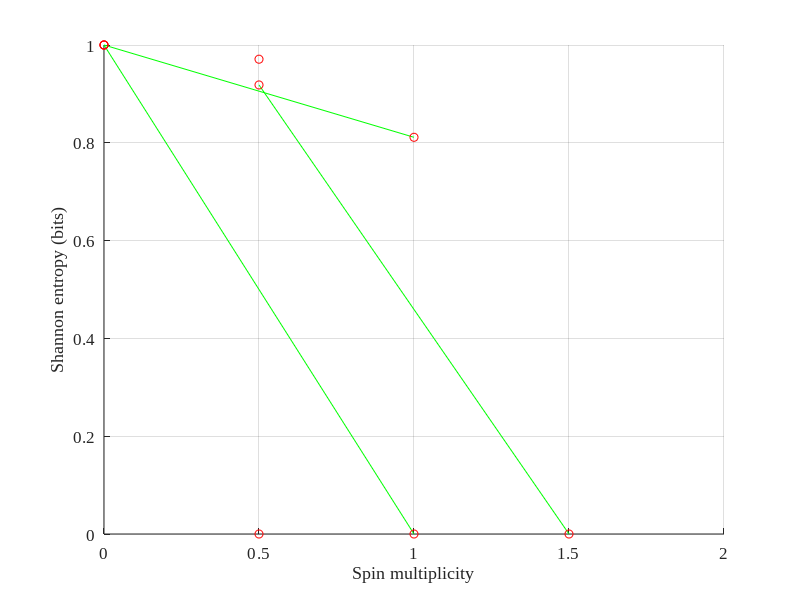

The MATLAB source for this figure:
clear all

% Matlab script to populate electron orbitals following Hund rule.
% Based on the second law of information dynamics disclosed in
% https://pubs.aip.org/aip/adv/article/13/10/105308/2915332/The-second-law-of-infodynamics-and-its
% It clearly demonstartes the evolution of information that takes place since Big-Bang. 

% (c) Szymon Lukaszyk
% licensed under MIT License
% email: szymon@patent.pl
% History
% v1: 16.10.2023

%                                                  s, p, d,  f
Nmax=6;    % maximum number of orbital electrons, 2, 6, 10, 14,... 
nos = Nmax/2; % number of "steps"

% create blank configuration of a population left col (+1), right col (-1)
conf = zeros(nos, 2);
conf(:,1) = 1;
conf(:,2) =-1;

% create all binary sequences (strings)
lcols_str=dec2bin(2^nos-1:-1:0);

lcols = zeros(2^nos,nos);
rcols = lcols;

for r=1:2^nos
  for c=1:nos
    if str2num(lcols_str(r,c)) == 1
      lcols(r,c) = 1;
      rcols(r,c) =-1;      
    end
  end
end

%lcols
%rcols

% phase 0 - create all possible populations
idx=0;
for l=1:(2^nos)-1
  for r=1:2^nos
      idx = idx+1;
      confN{idx} = [lcols(l,:); rcols(r,:)];
  end
end  
disp('create all possible populations')
for k=1:idx
  confN{k}
end  

% remove unphysical situations
% move them from confN to confN1 using idx1
block=0; % for Nmax=2
for col = 1:nos-1;
  idx1=0;
  for k=1:idx
    % 1st check
    if ((confN{k}(1,col) == 0 && confN{k}(1,col+1) ==  1) ...
     || (confN{k}(2,col) == 0 && confN{k}(2,col+1) == -1))
        % 2nd check
        if ~((confN{k}(1,col) ==  1 && confN{k}(1,col+1) ==  0) ...
          && (confN{k}(2,col) ==  0 && confN{k}(2,col+1) == -1))
            idx1 = idx1 + 1;
            block(col,idx1) = k;
        end
    end
  end
end

block

idx1=0;
for k=1:idx
  if ~ismember(k, block)
    idx1 = idx1 + 1;
    confN1{idx1} = confN{k};
  end
end  

disp('after removing unphysical situations')
for k=1:idx1
  confN1{k}
end  
size(confN1)

% remove negative s
% move them from confN1 to confN2 using idx
idx = 0;
for k=1:idx1
  if sum(sum(confN1{k})) >= 0
    idx = idx + 1;
    confN2{idx} = confN1{k};
  end
end

disp('after removing negative s')
for k=1:idx
  confN2{k}
end  
size(confN2)

% calculate Shanon entropy
for k=1:idx
  N =0;  % all electrons
  Np=0;  %  1 electrons
  Nn=0;  % -1 electrons  
  for s=1:nos
    if confN2{k}(1,s) == 1
      N = N+1;
      Np= Np+1;
    end   
    if confN2{k}(2,s) == -1
      N = N+1;
      Nn= Nn+1;
    end   
  end
  pp = Np/N;
  pn = Nn/N;  
  H  = 0;
  if pp ~= 0
    H = H + pp*log2(1/pp); %bits
    %H = H + pp*log(1/pp); %nats   
  end  
  if pn ~= 0   
    H = H + pn*log2(1/pn); %bits
    %H = H + pn*log(1/pn); %nats   
  end
  HH(k,1) = (Np-Nn)/2;% spin
  HH(k,2) = H;        % entropy
  HH(k,3) = N;        % number of electrons
end  
sz=size(HH)

% this is Melvin configuration
HH = sortrows(HH,3)
nel = 1;
cidx=0;
cile=0;    
k=1;
while k <= size(HH,1)
  if ismember(nel, HH(k,3) )
    cidx = cidx+1;
    k = k+1;
  else
    cile(nel) = cidx;
    nel = nel+1;
    cidx= 0;
  end
end
cile(length(cile)+1)=1;    
    
cile    
sum(cile)
    
% remove duplicate entries having the same spin and entropy
HH = unique(HH,'rows');
HH = sortrows(HH,3)

figure
hold on
grid on
nel = 1;
tidx=0;
k=1;
while k <= size(HH,1)
  if ismember(nel, HH(k,3) )
    tidx= tidx+1;  
    Htp(tidx, 1) = HH(k,1);  
    Htp(tidx, 2) = HH(k,2);
    k = k+1;
  else
    plot( Htp(:,1), Htp(:,2), 'g-' )
    plot( Htp(:,1), Htp(:,2), 'ro' )    
    ile(nel) = tidx;
    nel = nel+1;
    clear Htp;
    tidx= 0;
  end
end
plot( Htp(:,1), Htp(:,2), 'g-' ) %plot last set ????
plot( Htp(:,1), Htp(:,2), 'ro' ) %plot last set ????
set(gca,'FontName', 'Times New Roman')
set(gca,'FontSize', 12)
xlabel('Spin multiplicity')
ylabel('Shannon entropy (bits)')
%axis([0 1.5 0.5 log(2)]) % Nmax=6,nats
%axis([0 2.5 0.4 log(2)]) % Nmax=10,nats

%log2(Nk) - Nmax*(log2(Nmax/2))./(2*Nk) - (2*Nk-Nmax).*log2((2*Nk-Nmax)/2)./(2*Nk)
%log2(Nk) - Nmax*(log2(Nmax)-log2(2))./(2*Nk) - (2*Nk-Nmax).*log2((2*Nk-Nmax)/2)./(2*Nk)
%log2(Nk) - Nmax*log2(Nmax)./(2*Nk) - (2*Nk-Nmax).*log2(2*Nk-Nmax)./(2*Nk) + log2(2)
%log2(Nk) - Nmax*log2(Nmax)./(2*Nk) - log2(2*Nk-Nmax) + Nmax*log2(2*Nk-Nmax)./(2*Nk) + log2(2)

ile

return

N1s = [1;
       1];
N1p = [1 0 0;
       1 2 1;
       2 3 2;
       2 3 2;
       3 0 0;
       3 0 0];
N1d = [1 0 0 0 0 0;
       1 2 1 0 0 0;
       2 3 2 0 0 0;
       2 3 2 4 3 2;
       3 4 3 5 4 3;
       3 4 3 5 4 3;       
       4 5 4 0 0 0;
       4 5 4 0 0 0;       
       5 0 0 0 0 0;
       5 0 0 0 0 0];
N1f = [1 0 0 0 0 0 0 0 0 0;
       1 2 1 0 0 0 0 0 0 0;
       2 3 2 0 0 0 0 0 0 0;
       2 3 2 4 3 2 0 0 0 0;
       3 4 3 5 4 3 0 0 0 0;
       3 4 3 5 4 3 6 4 3 0;      
       4 5 4 6 5 4 7 6 5 4;
       4 5 4 6 5 4 7 6 5 4;
       5 6 5 7 6 5 0 0 0 0;
       5 6 5 7 6 5 0 0 0 0;
       6 7 6 0 0 0 0 0 0 0;
       6 7 6 0 0 0 0 0 0 0;       
       6 0 0 0 0 0 0 0 0 0;              
       7 0 0 0 0 0 0 0 0 0];

N1act = N1d;
